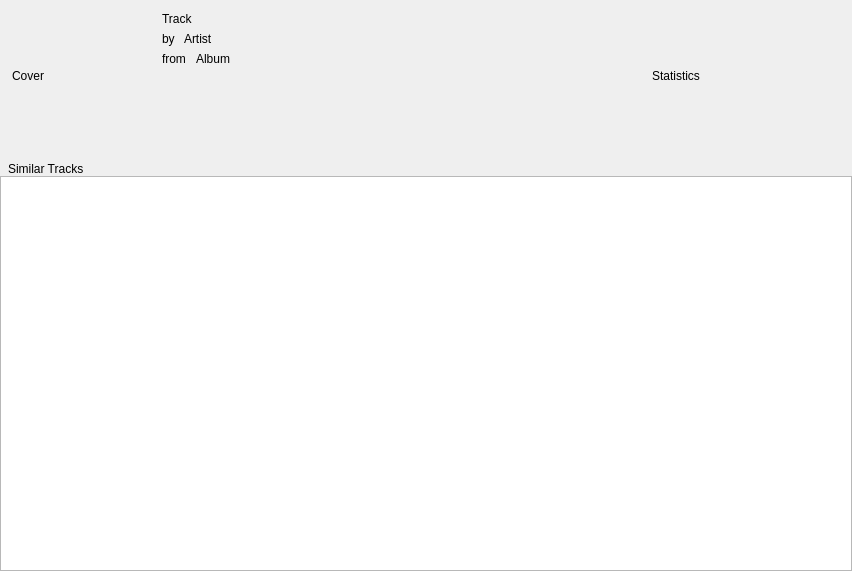
<?xml version="1.0" encoding="UTF-8"?>
<ui version="4.0">
 <class>TrackInfoWidget</class>
 <widget class="QWidget" name="TrackInfoWidget">
  <property name="geometry">
   <rect>
    <x>0</x>
    <y>0</y>
    <width>852</width>
    <height>571</height>
   </rect>
  </property>
  <property name="windowTitle">
   <string>Form</string>
  </property>
  <layout class="QVBoxLayout" name="verticalLayout_4" stretch="0,1">
   <property name="margin">
    <number>0</number>
   </property>
   <item>
    <widget class="QWidget" name="headerWidget" native="true">
     <layout class="QHBoxLayout" name="horizontalLayout_3">
      <property name="margin">
       <number>12</number>
      </property>
      <item>
       <widget class="QLabel" name="cover">
        <property name="sizePolicy">
         <sizepolicy hsizetype="Fixed" vsizetype="Fixed">
          <horstretch>0</horstretch>
          <verstretch>0</verstretch>
         </sizepolicy>
        </property>
        <property name="minimumSize">
         <size>
          <width>128</width>
          <height>128</height>
         </size>
        </property>
        <property name="text">
         <string>Cover</string>
        </property>
       </widget>
      </item>
      <item>
       <spacer name="horizontalSpacer">
        <property name="orientation">
         <enum>Qt::Horizontal</enum>
        </property>
        <property name="sizeType">
         <enum>QSizePolicy::Fixed</enum>
        </property>
        <property name="sizeHint" stdset="0">
         <size>
          <width>16</width>
          <height>20</height>
         </size>
        </property>
       </spacer>
      </item>
      <item>
       <layout class="QVBoxLayout" name="verticalLayout">
        <item>
         <widget class="QLabel" name="trackLabel">
          <property name="text">
           <string>Track</string>
          </property>
         </widget>
        </item>
        <item>
         <layout class="QHBoxLayout" name="horizontalLayout">
          <item>
           <widget class="QLabel" name="byLabel">
            <property name="sizePolicy">
             <sizepolicy hsizetype="Maximum" vsizetype="Preferred">
              <horstretch>0</horstretch>
              <verstretch>0</verstretch>
             </sizepolicy>
            </property>
            <property name="text">
             <string>by </string>
            </property>
           </widget>
          </item>
          <item>
           <widget class="QLabel" name="artistLabel">
            <property name="text">
             <string>Artist</string>
            </property>
           </widget>
          </item>
         </layout>
        </item>
        <item>
         <layout class="QHBoxLayout" name="horizontalLayout_2">
          <item>
           <widget class="QLabel" name="fromLabel">
            <property name="sizePolicy">
             <sizepolicy hsizetype="Maximum" vsizetype="Preferred">
              <horstretch>0</horstretch>
              <verstretch>0</verstretch>
             </sizepolicy>
            </property>
            <property name="text">
             <string>from </string>
            </property>
           </widget>
          </item>
          <item>
           <widget class="QLabel" name="albumLabel">
            <property name="text">
             <string>Album</string>
            </property>
           </widget>
          </item>
         </layout>
        </item>
        <item>
         <spacer name="verticalSpacer">
          <property name="orientation">
           <enum>Qt::Vertical</enum>
          </property>
          <property name="sizeType">
           <enum>QSizePolicy::Expanding</enum>
          </property>
          <property name="sizeHint" stdset="0">
           <size>
            <width>20</width>
            <height>40</height>
           </size>
          </property>
         </spacer>
        </item>
       </layout>
      </item>
      <item>
       <spacer name="horizontalSpacer_2">
        <property name="orientation">
         <enum>Qt::Horizontal</enum>
        </property>
        <property name="sizeType">
         <enum>QSizePolicy::Fixed</enum>
        </property>
        <property name="sizeHint" stdset="0">
         <size>
          <width>16</width>
          <height>20</height>
         </size>
        </property>
       </spacer>
      </item>
      <item>
       <widget class="QLabel" name="statsLabel">
        <property name="text">
         <string>Statistics</string>
        </property>
        <property name="alignment">
         <set>Qt::AlignCenter</set>
        </property>
       </widget>
      </item>
     </layout>
    </widget>
   </item>
   <item>
    <widget class="QWidget" name="tracksWidget" native="true">
     <layout class="QVBoxLayout" name="verticalLayout_2">
      <property name="spacing">
       <number>0</number>
      </property>
      <property name="leftMargin">
       <number>0</number>
      </property>
      <property name="topMargin">
       <number>4</number>
      </property>
      <property name="rightMargin">
       <number>0</number>
      </property>
      <property name="bottomMargin">
       <number>0</number>
      </property>
      <item>
       <widget class="HeaderLabel" name="similarTracksLabel">
        <property name="text">
         <string>Similar Tracks</string>
        </property>
        <property name="indent">
         <number>8</number>
        </property>
       </widget>
      </item>
      <item>
       <widget class="AlbumView" name="similarTracksView">
        <property name="sizePolicy">
         <sizepolicy hsizetype="Expanding" vsizetype="Expanding">
          <horstretch>0</horstretch>
          <verstretch>0</verstretch>
         </sizepolicy>
        </property>
       </widget>
      </item>
     </layout>
    </widget>
   </item>
  </layout>
 </widget>
 <customwidgets>
  <customwidget>
   <class>AlbumView</class>
   <extends>QListView</extends>
   <header>playlist/AlbumView.h</header>
  </customwidget>
  <customwidget>
   <class>HeaderLabel</class>
   <extends>QLabel</extends>
   <header>widgets/HeaderLabel.h</header>
  </customwidget>
 </customwidgets>
 <resources/>
 <connections/>
</ui>
